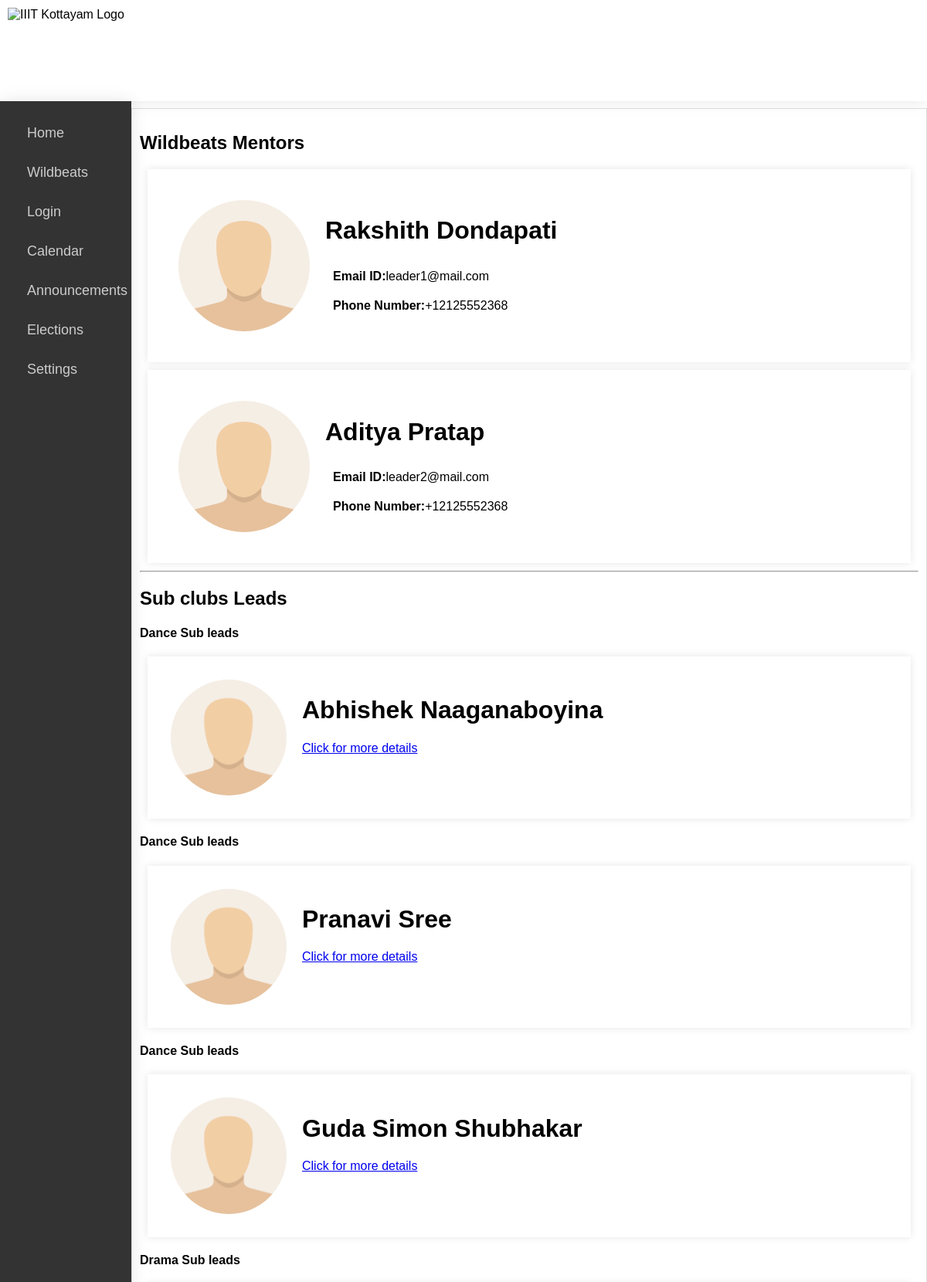
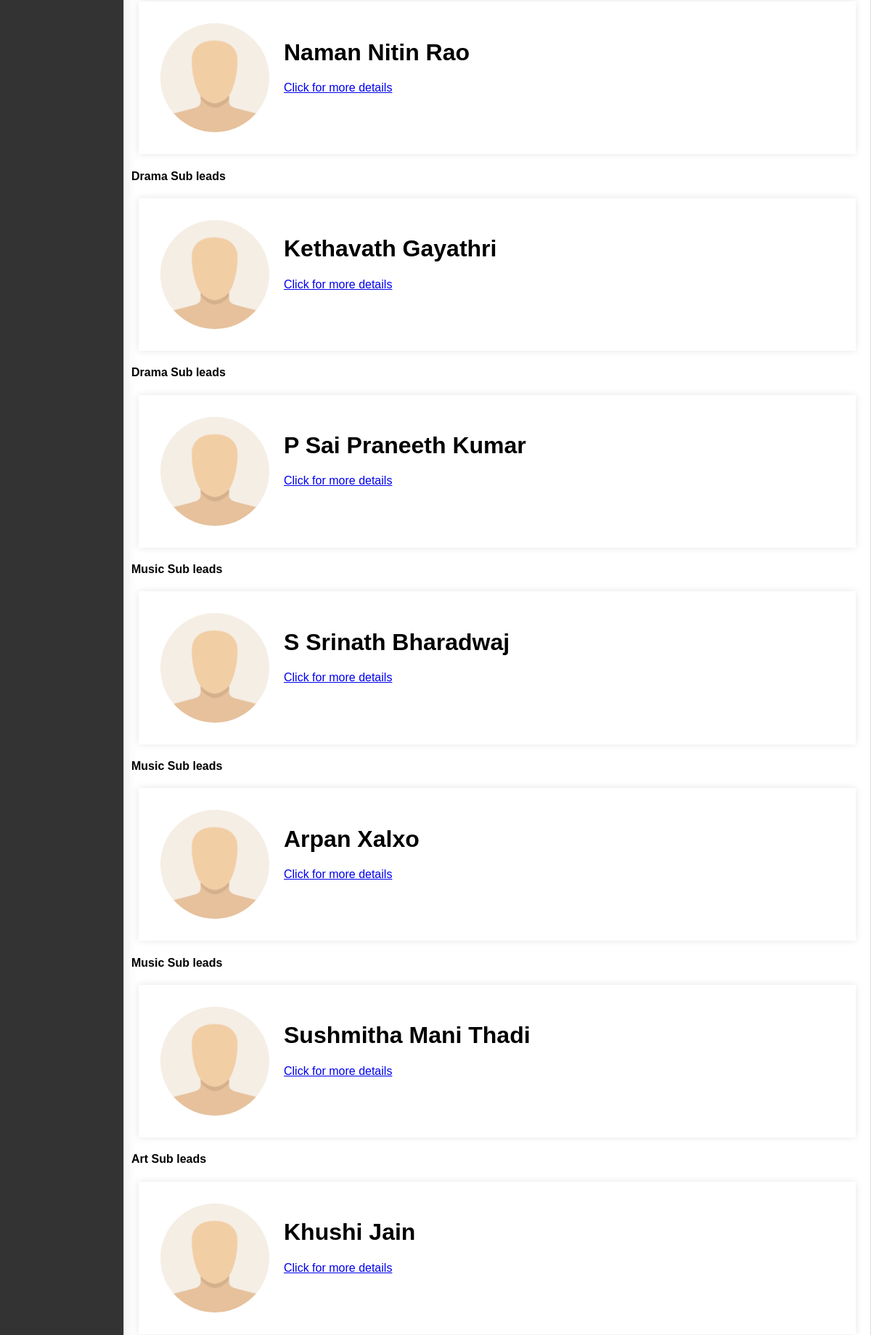
Screenshot of /wildbeats/allclubleads/ (upper part) with the database file from the repository (2 pictures, top to bottom).
### wildbeats/models.py (models this page shows)
class SubClub(models.Model):
    id=models.AutoField(primary_key=True)
    club_name = models.CharField(max_length=100)
    image = models.ImageField(upload_to='wildbeats/images',default="")
    about = models.TextField(default="")
    leader1 = models.CharField(max_length=100,default="")
    leader2 = models.CharField(max_length=100,default="")
    subleader1 = models.CharField(max_length=100,default="")
    subleader2 = models.CharField(max_length=100,default="")
    subleader3 = models.CharField(max_length=100,default="",null=True)
    past_events = models.TextField(default="",null=True)
    upcoming_event = models.CharField(max_length=500,default="",null=True)
    instagram_handle = models.URLField(max_length=500,default="",null=True)
    facebook_handle = models.URLField(max_length=500,default="",null=True)
    youtube_handle = models.URLField(max_length=500,default="",null=True)
    linkedin=models.URLField(max_length=500,default="",null=True)
    email = models.EmailField(max_length=100,default="",null=True)
    suggestion_box = models.TextField(default="",null=True)
    tagline=models.TextField(default="",null=True)
    logo=models.ImageField(upload_to='wildbeats/images',default="")
    leader1mail = models.EmailField(max_length=100,default="",null=True,blank=True)
    leader2mail = models.EmailField(max_length=100,default="",null=True,blank=True)
    subleader1mail = models.EmailField(max_length=100,default="",null=True,blank=True)
    subleader2mail = models.EmailField(max_length=100,default="",null=True,blank=True)
    subleader3mail = models.EmailField(max_length=100,default="",null=True,blank=True)
    leader1phone = PhoneNumberField(null=True,blank=True)
    leader2phone = PhoneNumberField(null=True,blank=True)
    subleader1phone = PhoneNumberField(null=True,blank=True)
    subleader2phone = PhoneNumberField(null=True,blank=True)
    subleader3phone = PhoneNumberField(null=True,blank=True)
    def __str__(self):
        return self.club_name

### wildbeats/views.py (the view)
# urls.py: path('allclubleads/', views.clubleads, name="Ballclubleads"),
def clubleads(request):
    displayClub = SubClub.objects.all()
    displayClub1 = SubClub.objects.all().first()
    all_leads = {}
    all_leads1=[]
    leader_fields = ['leader1', 'leader2']
    k=1
    for field in leader_fields:
        leader_name = getattr(displayClub1, field)
        leader_email = getattr(displayClub1, f"{field}mail")
        leader_phone = getattr(displayClub1, f"{field}phone")
        leader_id = k
        k+=1
        if leader_name.lower() != "none" and leader_name:
            field = {
                'name': leader_name,
                'email': leader_email,
                'phone': leader_phone,
                'id':leader_id
            }
            all_leads1.append(field)
    user_groups = request.user.groups.all().values_list('name', flat=True)
    for club in displayClub:
        l=[]
        if club.subleader1.lower()!="none":
            l.append(club.subleader1)
        if club.subleader2.lower()!="none":
            l.append(club.subleader2)
        if club.subleader3.lower()!="none":
            l.append(club.subleader3)
        all_leads[club]=l
        two_days_ago = timezone.now() - timezone.timedelta(days=2)
        announcements_two_days_ago = Announcement.objects.filter(date__gte=two_days_ago)
    return render(request,'wildbeats/clubleads.html',{'all_leads': all_leads,'majorclub':'Wildbeats','subclub_name':displayClub,'all_leads1': all_leads1,'announcements_two_days_ago':announcements_two_days_ago,'user_groups':user_groups})

### wildbeats/templates/wildbeats/clubleads.html (shortened to what this page needs)
<!DOCTYPE html>
<html>
<head>
    {% load static%}
</head>
<body>
    <nav class="tofix">
        <div>
            <img src="https://lms.iiitkottayam.ac.in/pluginfile.php/1/theme_moove/logo/1663841307/logo.jpg"
                alt="IIIT Kottayam Logo" class="custom-responsive-image" style="padding-top: 5px;">
        </div>
        <div>
            <div class="flex flex-column flex-end">
                <span class="custom-brand-name big-head notranslate"
                    style="margin:0;font-family: 'Hind', sans-serif; font-size:33px;">
                    <a href="#!home" style="color: transparent; margin-right: 40px; text-align: right; direction: rtl;"> भारतीय सूचना प्रौद्योगिकी संस्थान कोट्टायम</a>
                </span>
                <span class="custom-brand-name big-head notranslate" style="margin:0;font-size: 21.5px">
                    <a href="#!home" style="color: transparent; margin-right: 40px;">Indian Institute of Information Technology
                        Kottayam</a>
                </span>
            </div>
        </div>
    </nav>
    <nav class="side-navbar">
        <ul>
            <a href="{% url 'Homepage'%}">Home</a>
            <a href="{% url 'wildbeatsHome'%}">Wildbeats</a>
            {% if  user.is_authenticated %}
            <a href="{% url 'userprofile'%}">Profile</a>
            {% else%}
            <a href="{% url 'login'%}">Login</a>
            {% endif%}
        <a href="{% url 'calander'%}">Calendar</a>
        <a href="{% url 'announcement'%}">Announcements</a>
        <a href="{% url 'elections' %}?majorclub=Wildbeats">Elections</a>
        <a href="{% url 'settings'%}">Settings</a>
        </ul>
    </nav>
    <div class="main-container">
        <h2>{{ majorclub }} Mentors</h2>
        {% for lead in all_leads1 %}
        <div class="container" onclick="toggleContainer(this)">
            <div class="container nillborder flex">
                <img src="{% static majorclub|lower %}/unknown.png" id="incharge{{ forloop.counter }}" class="element">
                <div class="element">
                    <h1>{{ lead.name }}</h1>
                    <p class="element"><b>Email ID:</b><span class="email" id="TM{{ forloop.counter }}emailID">{{ lead.email }}</span></p>
                    <p class="element"><b>Phone Number:</b><span class="phone" id="TM{{ forloop.counter }}phoneNo">{{ lead.phone }}</span></p>
                </div>
            </div>
        </div>
        {% endfor %}
    <hr>
    <h2>Sub clubs Leads</h2>
    {% for clubname , subleads in all_leads.items %}
    {% for lead in subleads%}
        <h4 style="color: black;">{{clubname }} Sub leads</h4>
        <div class="container flex">
            <img src="{% static majorclub|lower %}/unknown.png" id="incharge{{ forloop.counter }}" class="element" style="border-radius: 50%; width: 150px;">
            <div class="element">
                <h1>{{lead}} </h1>
                <a href="/wildbeats/clubleads/?subclub_name={{ clubname }}&majorclub={{ majorclub }}">Click for more details</a>
            </div>
        </div>
        {% endfor%}
{% endfor %}
    </div>
</body>
</html>

### wildbeats/templates/wildbeats/clubleads.html (style rules this page uses)
body { margin: 0; font-family: Arial, sans-serif; }
nav { min-height: 131px; -webkit-box-shadow: 5px 0 10px rgba(0, 0, 0, .1); box-shadow: 0 0 20px rgba(0, 0, 0, .1); background-color: #fff; position: fixed; top: 0; right: 0; left: 0; z-index: 1030; }
.custom-responsive-image { height: 50px; position: absolute; top: 20px; left: 15px; }
@media only screen and (min-width: 565px) { .custom-responsive-image { height: 80px; top: 10px; left: 10px; } }
@media only screen and (min-width: 650px) { .custom-responsive-image { height: 100px; top: 5px; left: 10px; } }
@media only screen and (min-width: 900px) { .custom-responsive-image { height: 120px; top: 5px; left: 10px; } }
.custom-brand-name { color: transparent; background: url(https://tse2.mm.bing.net/th?id=OIP.BqA_IdV0cAZu3w6HpAoMOwHaEo&pid=Api&P=0&h=180) repeat; background-size: 200%; background-clip: text; -webkit-background-clip: text; animation-name: masked-animation; animation-duration: 20s; animation-iteration-count: infinite; animation-timing-function: linear; font-family: 'Hind', sans-serif; }
#incharge1 { border-radius: 50%; width: 170px; }
#incharge2 { border-radius: 50%; width: 170px; }
.flex-end { align-items: flex-end; }
.flex-column { flex-direction: column; }
.flex { display: flex; }
.side-navbar { margin-top: 131px; width: 170px; background-color: #333; color: #fff; position: fixed; height: 100%; overflow-y: auto; left: 0px; top: 0px; }
.side-navbar a { padding: 15px 25px; text-align: left; text-decoration: none; font-size: 18px; color: #ccc; display: block; }
.side-navbar ul { display: block; list-style-type: disc; margin-block-start: 1em; margin-block-end: 1em; margin-inline-start: 0px; margin-inline-end: 0px; padding-inline-start: 10px; }
.main-container { background-size: 50%; background-position: center bottom; margin-top: 140px; margin-left: 170px; padding: 10px; border: 1px solid #ddd; background-color: #ffffff; }
.container { padding: 20px; background-color: #fff; box-shadow: 0 0 10px rgba(0, 0, 0, 0.1); margin: 10px; }
.element { display: inline-block; width: 60%; margin: 10px; }
.nillborder { border: none; padding: 0; box-shadow: none; }

### rows the page displays
SubClub: name "Rakshith Dondapati" "Aditya Pratap", email "leader1@mail.com" "leader2@mail.com", phone "+12125552368" "+12125552368", subleads "Dance" "Dance" "Dance", subleads "Abhishek Naaganaboyina" "Pranavi Sree" "Guda Simon Shubhakar"
SubClub: subleads "Drama" "Drama" "Drama", subleads "Naman Nitin Rao" "Kethavath Gayathri" "P Sai Praneeth Kumar"
SubClub: subleads "Music" "Music" "Music", subleads "S Srinath Bharadwaj" "Arpan Xalxo" "Sushmitha Mani Thadi"
SubClub: subleads "Art", subleads "Khushi Jain"

### other values shown
{{ majorclub }} "Wildbeats"
